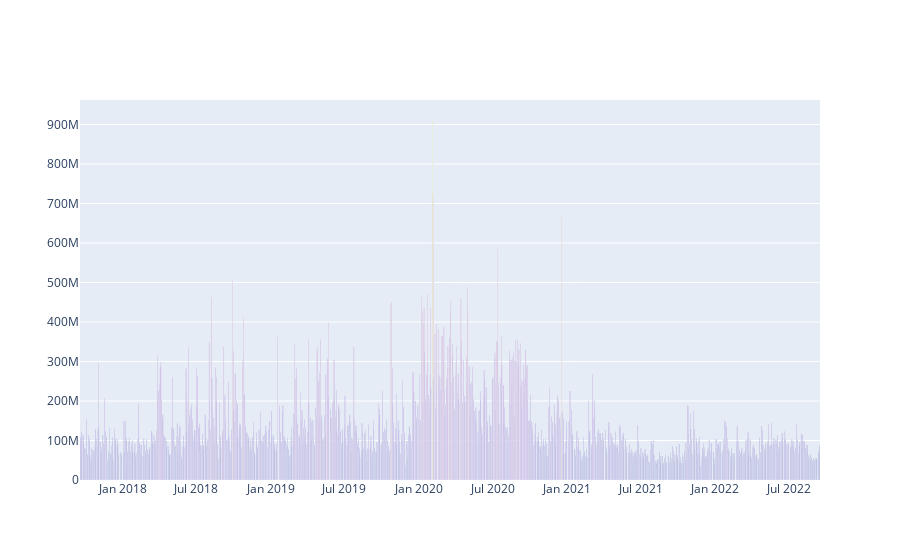

The code cell stored with this chart in its notebook:
### Code cell
# create bar grahp using .bar using plotly x = date, y = volume but the color of the bars changes depending on the value of the volume
fig = go.Figure(data=[go.Bar(x=df['Date'], y=df['Volume'], marker_color=df['Volume'])])
fig.show()

### Figure 1 — Plotly figure (JSON) as saved in the notebook; plotly's stock layout.template omitted (floating-point values rounded to 4 significant figures; data arrays with more than 128 entries replaced by an {"elided": "..."} marker saying what was removed)
{"data": [{"marker": {"color": {"elided": "1259 int values"}}, "type": "bar", "x": {"elided": "1259 str values"}, "y": {"elided": "1259 int values"}}], "layout": {}}
